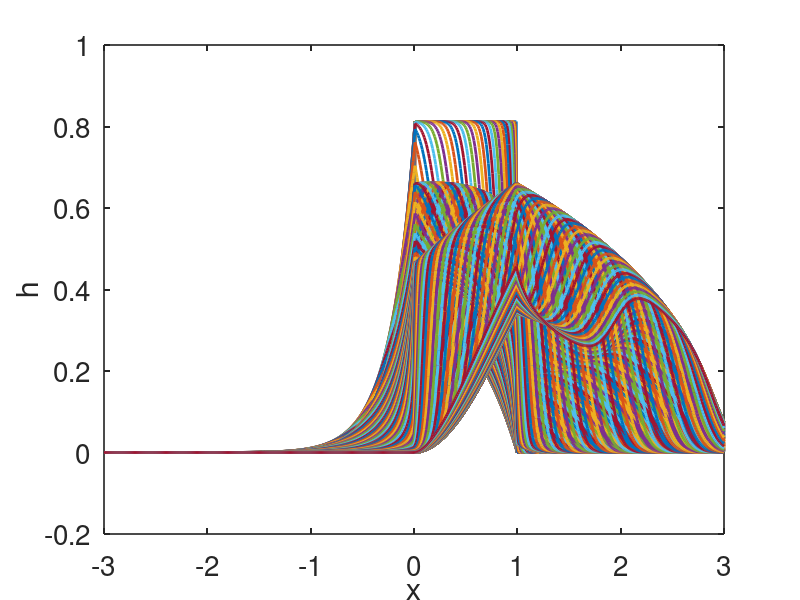
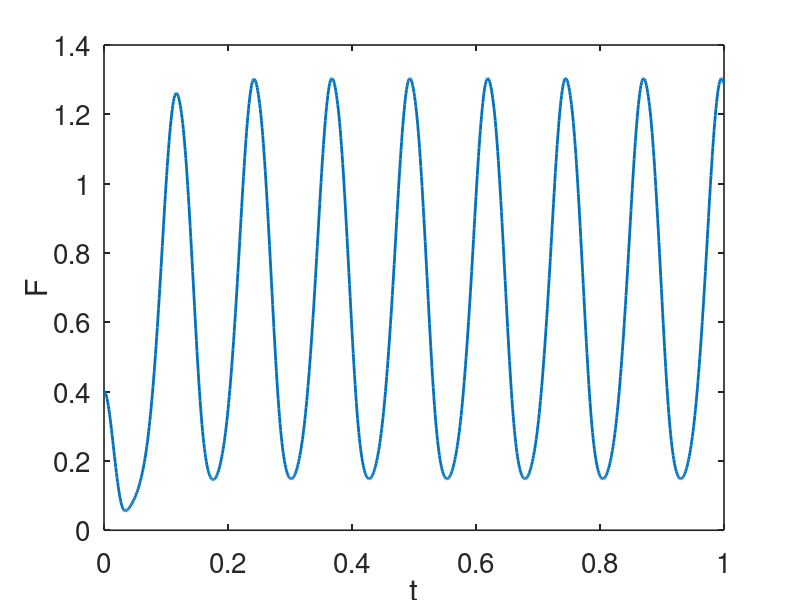
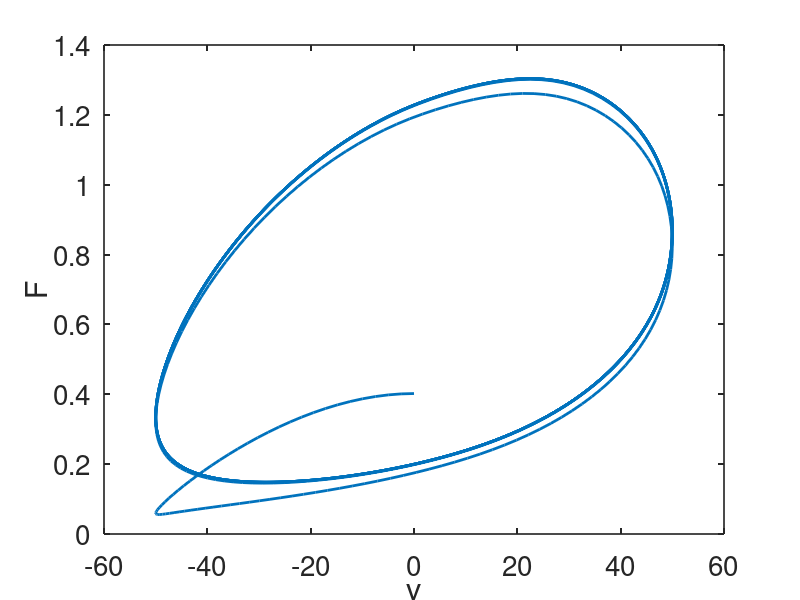

MATLAB code to generate these figures, in order:
% this code is to solve the Huxley crossbridge model using upwinding and the method of lines

% to solve u_t + J_x= f(u), with MoL and upwinding (written in conservation
% form, J = v*u), where v is a function of x, t, and u
function pde_MoL_upwind
global dx N x f1 g1 g2

set(0,                           ...
   'defaultaxesfontsize', 20,   ...
   'defaultaxeslinewidth', 1.2, ...
   'defaultlinelinewidth', 2.0, ...
   'defaultpatchlinewidth', 0.7); 


par.g1=10;
par.g2=209;
par.f1=43.3;
% put parameters into a structure so that they're accessible to the sub-functions
p.h=1;
 
% spatial grid
dx = 0.01;
x = [-3*p.h:dx:3*p.h];% grid points
N = length(x); % number of points in grid
%initial data:
u0 =f(x,par)./(f(x,par)+g(x,par));

% Use the method of lines (MoL) with upwinding
t_end = 1;  % 
tstep = 0.001;
%specify the output points
tspan = [0:tstep:t_end];
tic
%solve the  MOL differential equations
[T,S] = ode23(@(t,y)deRHS(t,y,par),tspan, u0' );  
% for this problem, ode23 is fastest, ode15s is next and ode 23s is slowest
 toc
figure(1)
for j = 1:length(T)
    plot(x,S(j,:),'linewidth',2) 
    
 hold on
end
xlabel('x')
ylabel('h')
hold off

% calculate the force
 
 F = S*x'*dx;
 figure(2)
 plot(T,F)
xlabel('t')
ylabel('F')
 
figure(3)
 plot(v(T),F)
 xlabel('v')
ylabel('F')

 end
%the right hand side for ode simulation:
function s_prime=deRHS(t,u,par)
global dx N x
 % by definition, J = v*u, where v = v(x,t,u) in general
% first evaluate v_{j-1/2}
 
xjmh = [x-dx/2,x(N)+dx/2]'; % (x_{j-1/2})
ujmh = ([u;0]+[0;u])/2;  %u_{j-1/2} The zero fill is a ghost point outside the grid

%use xjmh and ujmh to evaluate v_{j-1/2} = v(xjmh,t,ujmh) 

% here is where you evaluate v(x,t,u)
 vjmh = v(t) ;
 
 %this is upwinding:
Jmh = vjmh.*((vjmh>0).*[0;u]+(vjmh<0).*[u;0]);

Fu = (Jmh(1:end-1)-Jmh(2:end))/dx;  %finite difference in x
Rxn =  (1-u).*f(x',par)-u.*g(x',par);
 
s_prime =  Fu + Rxn;
end

% binding functions

 function  out = f(x,par)
 out = 0 + (x>0 & x<1).*(par.f1*x);
end

function  out = g(x,par)
 
out = par.g2*(x<=0) + par.g1*x.*(x>0);
end 

function out=v(t)

% specify the velocity as a function of t
% in general this can be a function of x, t, and u
% case 1
%out = -50;

% case 2
out = -50*sin(50*t);
%out = -20*((t<20).*(t/20) +(t>20).*(2-t/20));
end
